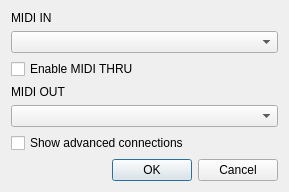
<?xml version="1.0" encoding="UTF-8"?>
<ui version="4.0">
 <class>ConnectionsClass</class>
 <widget class="QDialog" name="ConnectionsClass">
  <property name="geometry">
   <rect>
    <x>0</x>
    <y>0</y>
    <width>289</width>
    <height>188</height>
   </rect>
  </property>
  <property name="windowTitle">
   <string>Connections</string>
  </property>
  <layout class="QVBoxLayout">
   <item>
    <widget class="QLabel" name="label_in">
     <property name="text">
      <string>MIDI IN</string>
     </property>
    </widget>
   </item>
   <item>
    <widget class="QComboBox" name="m_inputs"/>
   </item>
   <item>
    <widget class="QCheckBox" name="m_thru">
     <property name="text">
      <string>Enable MIDI THRU</string>
     </property>
    </widget>
   </item>
   <item>
    <widget class="QLabel" name="label_out">
     <property name="text">
      <string>MIDI OUT</string>
     </property>
    </widget>
   </item>
   <item>
    <widget class="QComboBox" name="m_outputs"/>
   </item>
   <item>
    <widget class="QCheckBox" name="m_advanced">
     <property name="text">
      <string>Show advanced connections</string>
     </property>
    </widget>
   </item>
   <item>
    <widget class="QDialogButtonBox" name="buttonBox">
     <property name="orientation">
      <enum>Qt::Horizontal</enum>
     </property>
     <property name="standardButtons">
      <set>QDialogButtonBox::Cancel|QDialogButtonBox::Ok</set>
     </property>
    </widget>
   </item>
  </layout>
 </widget>
 <layoutdefault spacing="6" margin="11"/>
 <resources/>
 <connections>
  <connection>
   <sender>buttonBox</sender>
   <signal>accepted()</signal>
   <receiver>ConnectionsClass</receiver>
   <slot>accept()</slot>
   <hints>
    <hint type="sourcelabel">
     <x>264</x>
     <y>303</y>
    </hint>
    <hint type="destinationlabel">
     <x>283</x>
     <y>112</y>
    </hint>
   </hints>
  </connection>
  <connection>
   <sender>buttonBox</sender>
   <signal>rejected()</signal>
   <receiver>ConnectionsClass</receiver>
   <slot>reject()</slot>
   <hints>
    <hint type="sourcelabel">
     <x>65</x>
     <y>303</y>
    </hint>
    <hint type="destinationlabel">
     <x>93</x>
     <y>74</y>
    </hint>
   </hints>
  </connection>
 </connections>
</ui>
